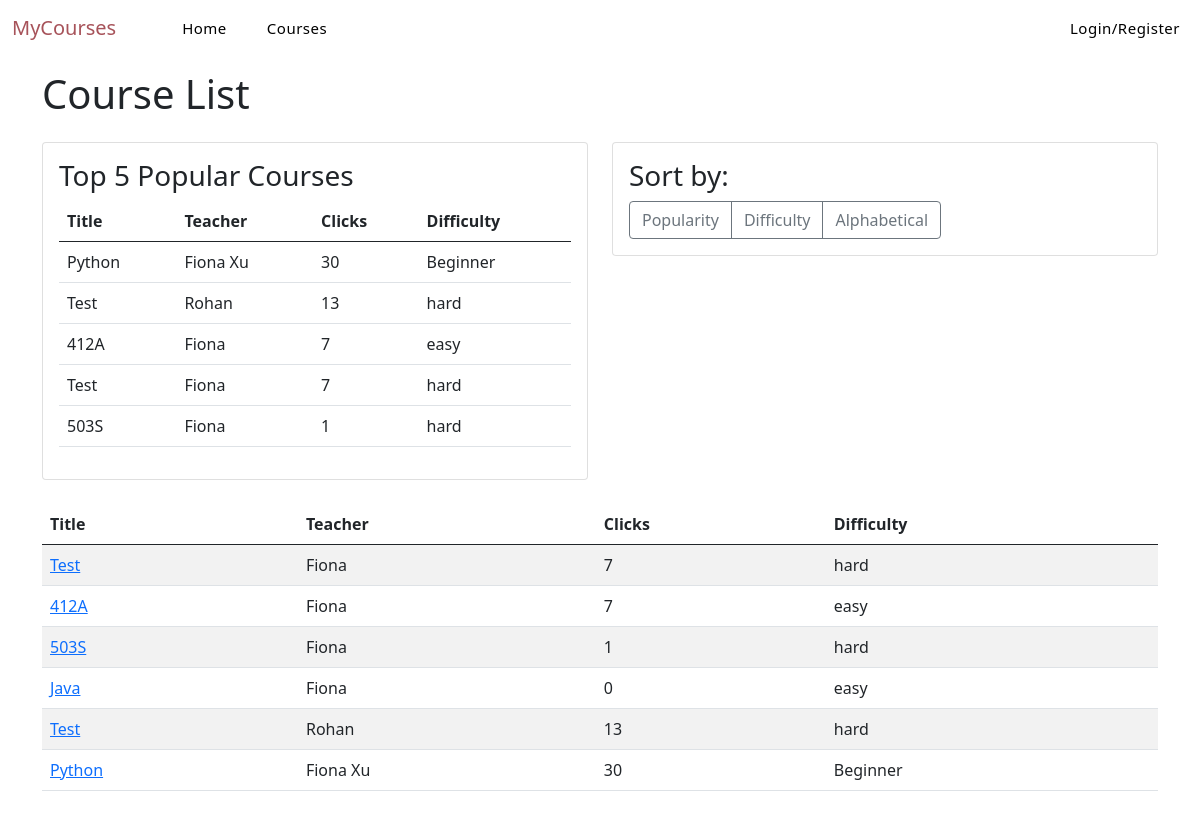
The app's page /course/display/ with its own data.
### course/models.py (models this page shows, shortened)
class Course(models.Model):
    title = models.CharField(max_length=200, verbose_name='title')
    description = models.TextField(verbose_name='description')
    teacher = models.CharField(max_length=50, null=True, blank=True, verbose_name='teacher')
    click = models.IntegerField(default=0, verbose_name='click')
    DIFFICULTY_CHOICES = [
        ('easy', 'Easy'),
        ('medium', 'Medium'),
        ('hard', 'Hard'),
    ]
    difficulty = models.CharField(max_length=10, choices=DIFFICULTY_CHOICES, default='medium',
                                  verbose_name='difficulty')
    comment = models.TextField(verbose_name='comment', default='No comment provided')
    created_at = models.DateTimeField(auto_now_add=True, verbose_name='create_time')
    updated_at = models.DateTimeField(auto_now=True, verbose_name='update_time')

### course/views.py (the view)
# urls.py: path('display/', views.course_list, name='course_list'),
@csrf_exempt
def course_list(request):
    if request.method == 'GET':
        all_courses = Course.objects.all().order_by('-created_at')
        hot_courses = Course.objects.order_by('-click')[:5]
        sort = request.GET.get('sort', '')
        if sort == 'hot':
            all_courses = all_courses.order_by('-click')
        elif sort == 'difficulty':
            all_courses = all_courses.order_by('difficulty')
        elif sort == 'title':
            all_courses = all_courses.order_by('title')
        return render(request, 'course_list.html', {
            'all_courses': all_courses,
            'hot_courses': hot_courses,
            'sort': sort,
        })
    else:
        data = {'status': 'error', 'message': 'Invalid request method'}
        return JsonResponse(data)

### course/templates/course_list.html (shortened to what this page needs)
{% extends 'base.html' %}
{% load static %}
{% block content %}
  <div class="container mt-3" style="margin-top: 70px!important;">
    <h1>Course List</h1>
    <div class="row mt-4">
      <div class="col-md-6">
        <div class="card">
          <div class="card-body">
            <h3 class="card-title">Top 5 Popular Courses</h3>
            <table class="table">
              <thead>
                <tr>
                  <th>Title</th>
                  <th>Teacher</th>
                  <th>Clicks</th>
                  <th>Difficulty</th>
                </tr>
              </thead>
              <tbody>
              {% for course in hot_courses %}
                <tr>
                  <td>{{ course.title }}</td>
                  <td>{{ course.teacher }}</td>
                  <td>{{ course.click }}</td>
                  <td>{{ course.difficulty }}</td>
                </tr>
              {% empty %}
                <tr>
                  <td colspan="4">No popular courses found.</td>
                </tr>
              {% endfor %}
              </tbody>
            </table>
          </div>
        </div>
      </div>
      <div class="col-md-6">
        <div class="card">
          <div class="card-body">
            <h3 class="card-title">Sort by:</h3>
            <div class="btn-group" role="group" aria-label="Sort By">
              <a href="?sort=hot" class="btn btn-outline-secondary {% if sort == 'hot' %}active{% endif %}">Popularity</a>
              <a href="?sort=difficulty" class="btn btn-outline-secondary {% if sort == 'difficulty' %}active{% endif %}">Difficulty</a>
              <a href="?sort=title" class="btn btn-outline-secondary {% if sort == 'title' %}active{% endif %}">Alphabetical</a>
            </div>
          </div>
        </div>
      </div>
    </div>
    <table class="table table-striped mt-4">
      <thead>
        <tr>
          <th>Title</th>
          <th>Teacher</th>
          <th>Clicks</th>
          <th>Difficulty</th>
        </tr>
      </thead>
      <tbody>
      {% for course in all_courses %}
        <tr>
          <td><a href="{% url 'course:course_detail' course.pk %}">{{ course.title }}</a></td>
          <td>{{ course.teacher }}</td>
          <td>{{ course.click }}</td>
          <td>{{ course.difficulty }}</td>
        </tr>
      {% empty %}
        <tr>
          <td colspan="4">No courses found.</td>
        </tr>
      {% endfor %}
      </tbody>
    </table>
  </div>
{% endblock %}

### templates/base.html (shortened to what this page needs)
{% load static %}
<!DOCTYPE html>
<html lang="zh-CN">
<head>
    <link rel="stylesheet" href="{% static 'base.css' %}">
    <link rel="stylesheet" href="{% static 'bootstrap-5.1.1/css/bootstrap.min.css' %}">
    <link rel="stylesheet" href="https://cdn.jsdelivr.net/npm/flatpickr/dist/flatpickr.min.css">
    <link rel="stylesheet" href="https://cdn.jsdelivr.net/npm/bootstrap-icons@1.5.0/font/bootstrap-icons.css">
    <link rel="stylesheet" href="{% static 'bootsnav.css' %}">
</head>
<body>
     <header id="header" class="main-header">
        <div style="max-width: 100%;" class="container">
            <nav id="navmain" class="navbar navbar-expand-lg main-nav">
                <a class="navbar-brand" href="{% url 'home' %}">MyCourses</a>
                <div class="collapse navbar-collapse" id="mainMenu">
                    <ul class="navbar-nav me-auto mb-2 mb-lg-0">
                        <li>
                            <a href="{% url 'home' %}">Home</a>
                        </li>
                        <li>
                            <a href="{% url 'course:course_list' %}">Courses</a>
                        </li>
                    </ul>
                    <ul class="navbar-nav ms-auto mb-2 mb-lg-0">
                        {% if not user.is_authenticated %}
                            <li  class="nav-item"><a class="nav-link" href="{% url 'login' %}?from={{ request.get_full_path }}">Login/Register</a></li>
                        {% else %}
                            <li id="right"><a href="{% url 'course:course_create' %}">Create</a></li>
                            <li id="right"><a href="{% url 'logout' %}?from={{ request.get_full_path }}">Logout</a></li>
                        {% endif %}
                    </ul>
                </div>
            </nav>
        </div>
    </header>
    {% block content %}{% endblock %}
</body>
</html>

### static/base.css (style rules this page uses)
#mainMenu li > a { font-size: 15px; letter-spacing: 0.5px; color: black; font-weight: 400; position: relative; z-index: 1; text-decoration: none; }
#mainMenu li:not(:last-of-type) { margin-right: 40px; margin-left: 50px; }
#mainMenu li > a::before { position: absolute; content: ""; width: calc(100% - 1px); height: 1px; background: #a7535a; bottom: -6px; left: 0; -webkit-transform: scale(0, 1); -ms-transform: scale(0, 1); transform: scale(0, 1); -webkit-transform-origin: right center; -ms-transform-origin: right center; transform-origin: right center; z-index: -1; -webkit-transition: transform 0.5s ease; transition: transform 0.5s ease; }
.main-header { position: fixed; top: 0px; left: 0; z-index: 99; width: 100%; -webkit-transition: all 0.4s ease; transition: all 0.4s ease; background-color: white; }
.navbar-brand { left: 0%; position: relative; color: #a7535a; }

### static/bootsnav.css (style rules this page uses)
body { -webkit-transition: all 0.3s ease-in-out; -moz-transition: all 0.3s ease-in-out; -o-transition: all 0.3s ease-in-out; -ms-transition: all 0.3s ease-in-out; transition: all 0.3s ease-in-out; }

### records on screen
Course: title "Python", teacher "Fiona Xu", click "30", difficulty "Beginner"
Course: title "Test", teacher "Rohan", click "13", difficulty "hard"
Course: title "412A", teacher "Fiona", click "7", difficulty "easy"
Course: title "Test", teacher "Fiona", click "7", difficulty "hard"
Course: title "503S", teacher "Fiona", click "1", difficulty "hard"
Course: title "Java", teacher "Fiona", click "0", difficulty "easy"
